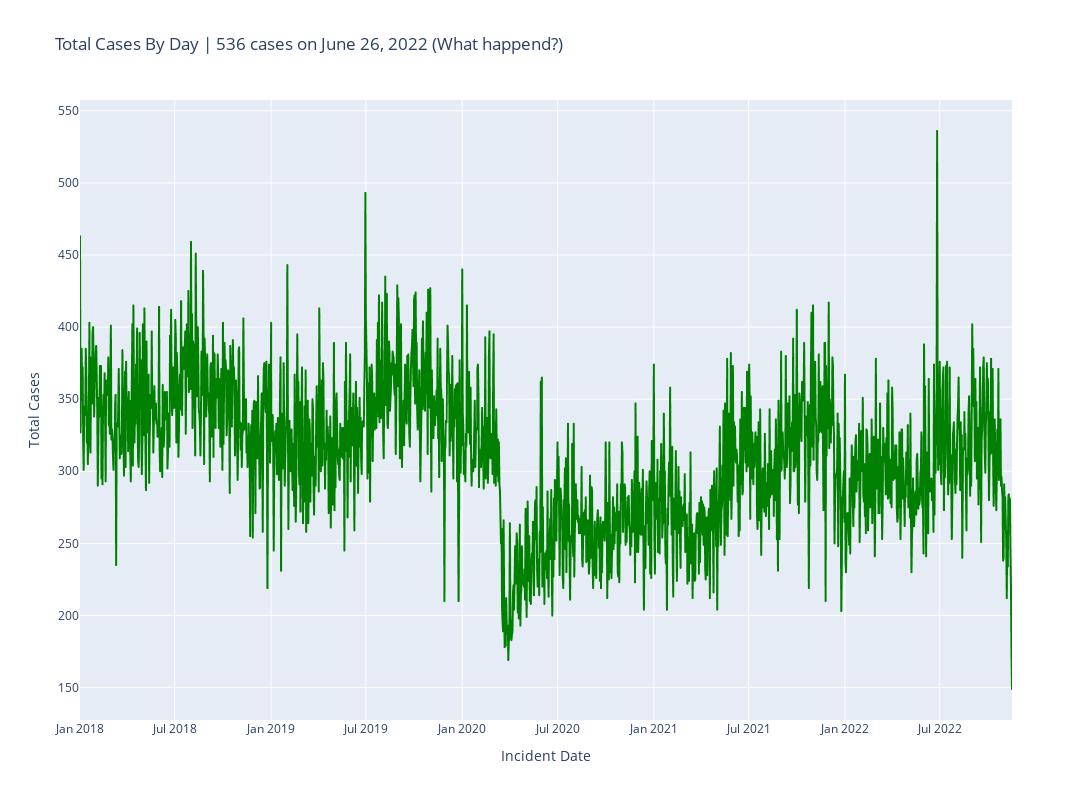

The code cell stored with this chart in its notebook:
### Code cell
fig = px.line(df_incident_day, x=df_incident_day.index, y="Total Cases", title='Total Cases By Day | 536 cases on June 26, 2022 (What happend?)', width=1200, height=800)
fig.update_traces(line_color='green')
fig.show()

### Figure 1 — Plotly figure (JSON) as saved in the notebook; plotly's stock layout.template omitted (floating-point values rounded to 4 significant figures; data arrays with more than 128 entries replaced by an {"elided": "..."} marker saying what was removed)
{"data": [{"hovertemplate": "Incident Date=%{x}<br>Total Cases=%{y}<extra></extra>", "legendgroup": "", "line": {"color": "green", "dash": "solid"}, "marker": {"symbol": "circle"}, "mode": "lines", "name": "", "showlegend": false, "type": "scattergl", "x": {"elided": "1781 str values"}, "xaxis": "x", "y": {"elided": "1781 int values"}, "yaxis": "y"}], "layout": {"height": 800, "legend": {"tracegroupgap": 0}, "title": {"text": "Total Cases By Day | 536 cases on June 26, 2022 (What happend?)"}, "width": 1200, "xaxis": {"anchor": "y", "autorange": true, "domain": [0, 1], "range": ["2018-01-01", "2022-11-16"], "title": {"text": "Incident Date"}, "type": "date"}, "yaxis": {"anchor": "x", "autorange": true, "domain": [0, 1], "range": [127.5, 557.5], "title": {"text": "Total Cases"}, "type": "linear"}}}
